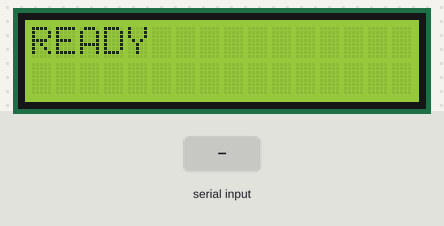
Simulated run of this sketch. Board: Arduino Uno, built with avr-gcc and run on an emulated ATmega328P. Shown: 16×2 character LCD. The inputs (shaded band) are chosen by the test bench.

Above: at 1.2 s.
1.3 s: "DODGE\n" received over Serial
At 2.4 s:
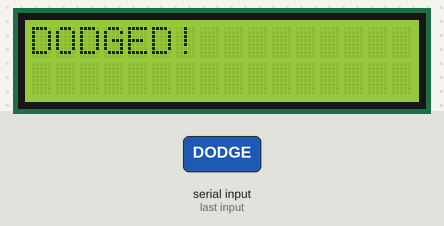
3.3 s: "LEFT\n" received over Serial
At 4.5 s:
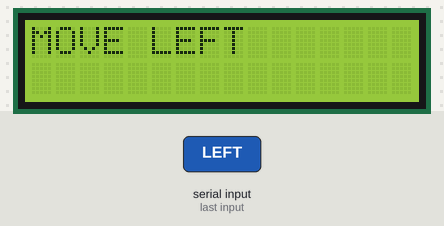
4.8 s: "RIGHT\n" received over Serial
At 5.8 s:
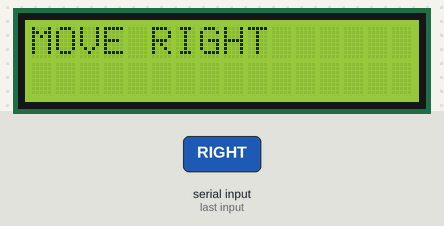
6.3 s: "1\n" received over Serial
At 6.7 s:
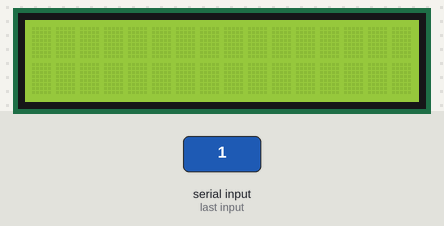
Timing chart, 0 to 8.8 s (numbered marks = the images above; inputs shaded):
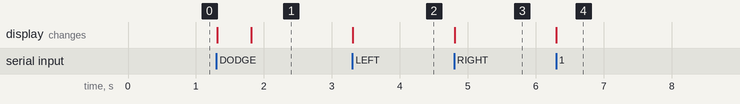

Measured:
- after the input at 1.3 s, the display: first changes at once (image 1 shows a later state)
- after the input at 3.3 s, the display: changes at once (image 2)
- after the input at 4.8 s, the display: changes at once (image 3)
- after the input at 6.3 s, the display: changes at once (image 4)

The sketch:

lcdcodeee.ino
```cpp
#include <LiquidCrystal.h>

const int rs = 12, en = 11, d4 = 5, d5 = 4, d6 = 3, d7 = 2;
LiquidCrystal lcd(rs, en, d4, d5, d6, d7);

String input = "";

void setup() {
  lcd.begin(16, 2);
  Serial.begin(9600);
  lcd.print("READY");
}

void loop() {
  if (Serial.available()) {
    input = Serial.readStringUntil('\n');
    lcd.clear();

    if (input == "LEFT") {
      lcd.print("MOVE LEFT");
    }
    else if (input == "RIGHT") {
      lcd.print("MOVE RIGHT");
    }
    else if (input == "DODGE") {
      lcd.print("DODGING...");
      delay(500);
      lcd.clear();
      lcd.print("DODGED!");
    }
  }
}
```
